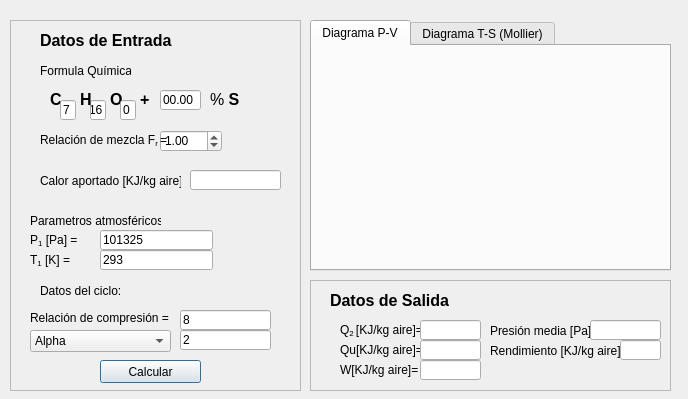
<?xml version="1.0" encoding="UTF-8"?>
<ui version="4.0">
 <class>Dialog</class>
 <widget class="QDialog" name="Dialog">
  <property name="geometry">
   <rect>
    <x>0</x>
    <y>0</y>
    <width>688</width>
    <height>399</height>
   </rect>
  </property>
  <property name="windowTitle">
   <string>Dialog</string>
  </property>
  <widget class="QFrame" name="DatosEntrada">
   <property name="geometry">
    <rect>
     <x>10</x>
     <y>20</y>
     <width>291</width>
     <height>371</height>
    </rect>
   </property>
   <property name="frameShape">
    <enum>QFrame::StyledPanel</enum>
   </property>
   <property name="frameShadow">
    <enum>QFrame::Raised</enum>
   </property>
   <widget class="QLabel" name="label_8">
    <property name="geometry">
     <rect>
      <x>20</x>
      <y>190</y>
      <width>131</width>
      <height>21</height>
     </rect>
    </property>
    <property name="text">
     <string>Parametros atmosféricos:</string>
    </property>
   </widget>
   <widget class="QLabel" name="label_2">
    <property name="geometry">
     <rect>
      <x>30</x>
      <y>40</y>
      <width>91</width>
      <height>21</height>
     </rect>
    </property>
    <property name="text">
     <string>Formula Química:</string>
    </property>
   </widget>
   <widget class="QLabel" name="label">
    <property name="geometry">
     <rect>
      <x>30</x>
      <y>10</y>
      <width>151</width>
      <height>21</height>
     </rect>
    </property>
    <property name="text">
     <string>&lt;html&gt;&lt;head/&gt;&lt;body&gt;&lt;p&gt;&lt;span style=&quot; font-size:12pt; font-weight:600;&quot;&gt;Datos de Entrada&lt;/span&gt;&lt;/p&gt;&lt;/body&gt;&lt;/html&gt;</string>
    </property>
    <property name="textFormat">
     <enum>Qt::RichText</enum>
    </property>
   </widget>
   <widget class="QLabel" name="label_6">
    <property name="geometry">
     <rect>
      <x>200</x>
      <y>70</y>
      <width>51</width>
      <height>16</height>
     </rect>
    </property>
    <property name="text">
     <string>&lt;html&gt;&lt;head/&gt;&lt;body&gt;&lt;p&gt;&lt;span style=&quot; font-size:12pt;&quot;&gt;% &lt;/span&gt;&lt;span style=&quot; font-size:12pt; font-weight:600;&quot;&gt;S&lt;/span&gt;&lt;/p&gt;&lt;/body&gt;&lt;/html&gt;</string>
    </property>
   </widget>
   <widget class="QLabel" name="label_3">
    <property name="geometry">
     <rect>
      <x>40</x>
      <y>70</y>
      <width>16</width>
      <height>16</height>
     </rect>
    </property>
    <property name="text">
     <string>&lt;html&gt;&lt;head/&gt;&lt;body&gt;&lt;p&gt;&lt;span style=&quot; font-size:12pt; font-weight:600;&quot;&gt;C&lt;/span&gt;&lt;/p&gt;&lt;/body&gt;&lt;/html&gt;</string>
    </property>
   </widget>
   <widget class="QLabel" name="label_5">
    <property name="geometry">
     <rect>
      <x>100</x>
      <y>70</y>
      <width>16</width>
      <height>16</height>
     </rect>
    </property>
    <property name="text">
     <string>&lt;html&gt;&lt;head/&gt;&lt;body&gt;&lt;p&gt;&lt;span style=&quot; font-size:12pt; font-weight:600;&quot;&gt;O&lt;/span&gt;&lt;/p&gt;&lt;/body&gt;&lt;/html&gt;</string>
    </property>
   </widget>
   <widget class="QLabel" name="label_7">
    <property name="geometry">
     <rect>
      <x>130</x>
      <y>70</y>
      <width>16</width>
      <height>16</height>
     </rect>
    </property>
    <property name="text">
     <string>&lt;html&gt;&lt;head/&gt;&lt;body&gt;&lt;p&gt;&lt;span style=&quot; font-size:12pt; font-weight:600;&quot;&gt;+&lt;/span&gt;&lt;/p&gt;&lt;/body&gt;&lt;/html&gt;</string>
    </property>
   </widget>
   <widget class="QLineEdit" name="formulaC">
    <property name="geometry">
     <rect>
      <x>50</x>
      <y>80</y>
      <width>16</width>
      <height>20</height>
     </rect>
    </property>
    <property name="text">
     <string>7</string>
    </property>
   </widget>
   <widget class="QLineEdit" name="formulaS">
    <property name="geometry">
     <rect>
      <x>150</x>
      <y>70</y>
      <width>41</width>
      <height>20</height>
     </rect>
    </property>
    <property name="text">
     <string>00.00</string>
    </property>
   </widget>
   <widget class="QLineEdit" name="formulaH">
    <property name="geometry">
     <rect>
      <x>80</x>
      <y>80</y>
      <width>16</width>
      <height>20</height>
     </rect>
    </property>
    <property name="text">
     <string>16</string>
    </property>
   </widget>
   <widget class="QLabel" name="label_4">
    <property name="geometry">
     <rect>
      <x>70</x>
      <y>70</y>
      <width>16</width>
      <height>16</height>
     </rect>
    </property>
    <property name="text">
     <string>&lt;html&gt;&lt;head/&gt;&lt;body&gt;&lt;p&gt;&lt;span style=&quot; font-size:12pt; font-weight:600;&quot;&gt;H&lt;/span&gt;&lt;/p&gt;&lt;/body&gt;&lt;/html&gt;</string>
    </property>
   </widget>
   <widget class="QLineEdit" name="formulaO">
    <property name="geometry">
     <rect>
      <x>110</x>
      <y>80</y>
      <width>16</width>
      <height>20</height>
     </rect>
    </property>
    <property name="text">
     <string>0</string>
    </property>
   </widget>
   <widget class="QLabel" name="label_16">
    <property name="geometry">
     <rect>
      <x>30</x>
      <y>150</y>
      <width>141</width>
      <height>21</height>
     </rect>
    </property>
    <property name="text">
     <string>Calor aportado [KJ/kg aire]=</string>
    </property>
   </widget>
   <widget class="QLineEdit" name="r_comp">
    <property name="geometry">
     <rect>
      <x>170</x>
      <y>290</y>
      <width>91</width>
      <height>20</height>
     </rect>
    </property>
    <property name="text">
     <string>8</string>
    </property>
   </widget>
   <widget class="QLabel" name="label_10">
    <property name="geometry">
     <rect>
      <x>20</x>
      <y>230</y>
      <width>131</width>
      <height>21</height>
     </rect>
    </property>
    <property name="text">
     <string>&lt;html&gt;&lt;head/&gt;&lt;body&gt;&lt;p&gt;T&lt;span style=&quot; vertical-align:sub;&quot;&gt;1&lt;/span&gt;  [K] =&lt;/p&gt;&lt;/body&gt;&lt;/html&gt;</string>
    </property>
   </widget>
   <widget class="QLineEdit" name="presion1">
    <property name="geometry">
     <rect>
      <x>90</x>
      <y>210</y>
      <width>113</width>
      <height>20</height>
     </rect>
    </property>
    <property name="text">
     <string>101325</string>
    </property>
   </widget>
   <widget class="QComboBox" name="selecDatoExtra">
    <property name="geometry">
     <rect>
      <x>20</x>
      <y>310</y>
      <width>141</width>
      <height>22</height>
     </rect>
    </property>
    <item>
     <property name="text">
      <string>Alpha                            =</string>
     </property>
    </item>
    <item>
     <property name="text">
      <string>Beta                              =</string>
     </property>
    </item>
    <item>
     <property name="text">
      <string>Presion max                =</string>
     </property>
    </item>
    <item>
     <property name="text">
      <string>Temp. max                  =</string>
     </property>
    </item>
   </widget>
   <widget class="QLabel" name="label_11">
    <property name="geometry">
     <rect>
      <x>30</x>
      <y>260</y>
      <width>131</width>
      <height>21</height>
     </rect>
    </property>
    <property name="text">
     <string>Datos del ciclo:</string>
    </property>
   </widget>
   <widget class="QLineEdit" name="datoExtra">
    <property name="geometry">
     <rect>
      <x>170</x>
      <y>310</y>
      <width>91</width>
      <height>20</height>
     </rect>
    </property>
    <property name="text">
     <string>2</string>
    </property>
   </widget>
   <widget class="QLineEdit" name="temperatura1">
    <property name="geometry">
     <rect>
      <x>90</x>
      <y>230</y>
      <width>113</width>
      <height>20</height>
     </rect>
    </property>
    <property name="text">
     <string>293</string>
    </property>
   </widget>
   <widget class="QLabel" name="label_13">
    <property name="geometry">
     <rect>
      <x>20</x>
      <y>290</y>
      <width>141</width>
      <height>16</height>
     </rect>
    </property>
    <property name="text">
     <string>&lt;html&gt;&lt;head/&gt;&lt;body&gt;&lt;p&gt;Relación de compresión = &lt;/p&gt;&lt;/body&gt;&lt;/html&gt;</string>
    </property>
   </widget>
   <widget class="QLabel" name="label_9">
    <property name="geometry">
     <rect>
      <x>20</x>
      <y>210</y>
      <width>131</width>
      <height>21</height>
     </rect>
    </property>
    <property name="text">
     <string>&lt;html&gt;&lt;head/&gt;&lt;body&gt;&lt;p&gt;P&lt;span style=&quot; vertical-align:sub;&quot;&gt;1&lt;/span&gt;  [Pa] =&lt;/p&gt;&lt;/body&gt;&lt;/html&gt;</string>
    </property>
   </widget>
   <widget class="QDoubleSpinBox" name="relacionMezcla">
    <property name="geometry">
     <rect>
      <x>150</x>
      <y>110</y>
      <width>62</width>
      <height>22</height>
     </rect>
    </property>
    <property name="maximum">
     <double>2.000000000000000</double>
    </property>
    <property name="singleStep">
     <double>0.010000000000000</double>
    </property>
    <property name="value">
     <double>1.000000000000000</double>
    </property>
   </widget>
   <widget class="QLabel" name="label_12">
    <property name="geometry">
     <rect>
      <x>30</x>
      <y>110</y>
      <width>131</width>
      <height>21</height>
     </rect>
    </property>
    <property name="text">
     <string>&lt;html&gt;&lt;head/&gt;&lt;body&gt;&lt;p&gt;Relación de mezcla F&lt;span style=&quot; vertical-align:sub;&quot;&gt;r &lt;/span&gt;=&lt;/p&gt;&lt;/body&gt;&lt;/html&gt;</string>
    </property>
   </widget>
   <widget class="QLineEdit" name="calorQ">
    <property name="geometry">
     <rect>
      <x>180</x>
      <y>150</y>
      <width>91</width>
      <height>20</height>
     </rect>
    </property>
   </widget>
   <widget class="QPushButton" name="calcular">
    <property name="geometry">
     <rect>
      <x>90</x>
      <y>340</y>
      <width>101</width>
      <height>23</height>
     </rect>
    </property>
    <property name="text">
     <string>Calcular</string>
    </property>
   </widget>
  </widget>
  <widget class="QFrame" name="DatosSalida">
   <property name="geometry">
    <rect>
     <x>310</x>
     <y>280</y>
     <width>361</width>
     <height>111</height>
    </rect>
   </property>
   <property name="frameShape">
    <enum>QFrame::StyledPanel</enum>
   </property>
   <property name="frameShadow">
    <enum>QFrame::Raised</enum>
   </property>
   <widget class="QLabel" name="label_17">
    <property name="geometry">
     <rect>
      <x>30</x>
      <y>40</y>
      <width>141</width>
      <height>21</height>
     </rect>
    </property>
    <property name="text">
     <string>&lt;html&gt;&lt;head/&gt;&lt;body&gt;&lt;p&gt;Q&lt;span style=&quot; vertical-align:sub;&quot;&gt;2 &lt;/span&gt;[KJ/kg aire]=&lt;/p&gt;&lt;/body&gt;&lt;/html&gt;</string>
    </property>
   </widget>
   <widget class="QLabel" name="label_18">
    <property name="geometry">
     <rect>
      <x>180</x>
      <y>60</y>
      <width>141</width>
      <height>21</height>
     </rect>
    </property>
    <property name="text">
     <string>Rendimiento [KJ/kg aire]=</string>
    </property>
   </widget>
   <widget class="QLabel" name="label_19">
    <property name="geometry">
     <rect>
      <x>30</x>
      <y>60</y>
      <width>141</width>
      <height>21</height>
     </rect>
    </property>
    <property name="text">
     <string>&lt;html&gt;&lt;head/&gt;&lt;body&gt;&lt;p&gt;Qu&lt;span style=&quot; vertical-align:sub;&quot;/&gt;[KJ/kg aire]=&lt;/p&gt;&lt;/body&gt;&lt;/html&gt;</string>
    </property>
   </widget>
   <widget class="QLabel" name="label_20">
    <property name="geometry">
     <rect>
      <x>30</x>
      <y>80</y>
      <width>141</width>
      <height>21</height>
     </rect>
    </property>
    <property name="text">
     <string>&lt;html&gt;&lt;head/&gt;&lt;body&gt;&lt;p&gt;W[KJ/kg aire]=&lt;/p&gt;&lt;/body&gt;&lt;/html&gt;</string>
    </property>
   </widget>
   <widget class="QLabel" name="label_21">
    <property name="geometry">
     <rect>
      <x>180</x>
      <y>40</y>
      <width>141</width>
      <height>21</height>
     </rect>
    </property>
    <property name="text">
     <string>Presión media [Pa]=</string>
    </property>
   </widget>
   <widget class="QLineEdit" name="calor2">
    <property name="geometry">
     <rect>
      <x>110</x>
      <y>40</y>
      <width>61</width>
      <height>20</height>
     </rect>
    </property>
   </widget>
   <widget class="QLabel" name="label_14">
    <property name="geometry">
     <rect>
      <x>20</x>
      <y>10</y>
      <width>151</width>
      <height>21</height>
     </rect>
    </property>
    <property name="text">
     <string>&lt;html&gt;&lt;head/&gt;&lt;body&gt;&lt;p&gt;&lt;span style=&quot; font-size:12pt; font-weight:600;&quot;&gt;Datos de Salida&lt;/span&gt;&lt;/p&gt;&lt;/body&gt;&lt;/html&gt;</string>
    </property>
    <property name="textFormat">
     <enum>Qt::RichText</enum>
    </property>
   </widget>
   <widget class="QLineEdit" name="calorU">
    <property name="geometry">
     <rect>
      <x>110</x>
      <y>60</y>
      <width>61</width>
      <height>20</height>
     </rect>
    </property>
   </widget>
   <widget class="QLineEdit" name="trabajoW">
    <property name="geometry">
     <rect>
      <x>110</x>
      <y>80</y>
      <width>61</width>
      <height>20</height>
     </rect>
    </property>
   </widget>
   <widget class="QLineEdit" name="presionMedia">
    <property name="geometry">
     <rect>
      <x>280</x>
      <y>40</y>
      <width>71</width>
      <height>20</height>
     </rect>
    </property>
   </widget>
   <widget class="QLineEdit" name="rendimiento">
    <property name="geometry">
     <rect>
      <x>310</x>
      <y>60</y>
      <width>41</width>
      <height>20</height>
     </rect>
    </property>
   </widget>
  </widget>
  <widget class="QTabWidget" name="PlotArea">
   <property name="geometry">
    <rect>
     <x>310</x>
     <y>20</y>
     <width>361</width>
     <height>251</height>
    </rect>
   </property>
   <property name="currentIndex">
    <number>0</number>
   </property>
   <property name="movable">
    <bool>false</bool>
   </property>
   <widget class="QWidget" name="tab">
    <attribute name="title">
     <string>Diagrama P-V</string>
    </attribute>
   </widget>
   <widget class="QWidget" name="tab_2">
    <attribute name="title">
     <string>Diagrama T-S (Mollier)</string>
    </attribute>
   </widget>
  </widget>
  <zorder>DatosSalida</zorder>
  <zorder>DatosEntrada</zorder>
  <zorder>PlotArea</zorder>
 </widget>
 <tabstops>
  <tabstop>formulaC</tabstop>
  <tabstop>formulaH</tabstop>
  <tabstop>formulaO</tabstop>
  <tabstop>formulaS</tabstop>
  <tabstop>relacionMezcla</tabstop>
  <tabstop>calorQ</tabstop>
  <tabstop>presion1</tabstop>
  <tabstop>temperatura1</tabstop>
  <tabstop>r_comp</tabstop>
  <tabstop>selecDatoExtra</tabstop>
  <tabstop>datoExtra</tabstop>
  <tabstop>calor2</tabstop>
  <tabstop>calorU</tabstop>
  <tabstop>trabajoW</tabstop>
  <tabstop>presionMedia</tabstop>
  <tabstop>rendimiento</tabstop>
 </tabstops>
 <resources/>
 <connections/>
</ui>
